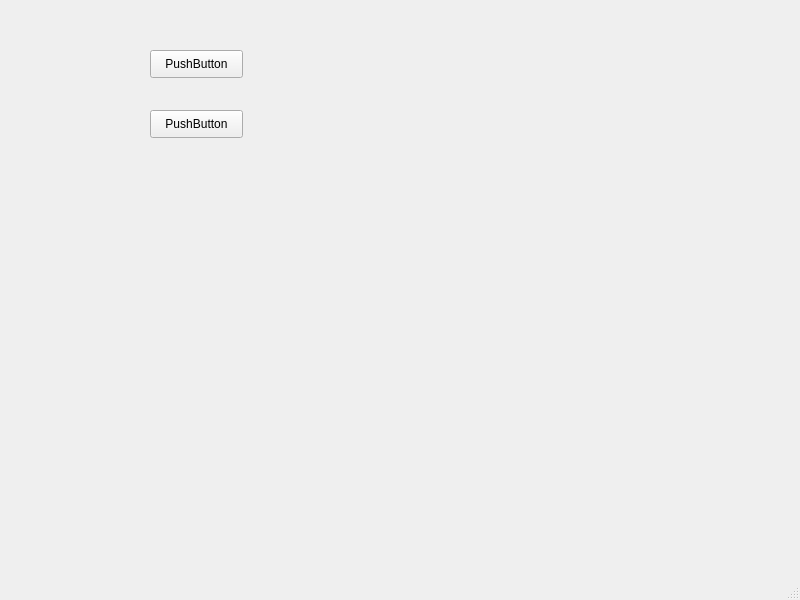
<?xml version="1.0" encoding="UTF-8"?>
<ui version="4.0">
 <class>MainWindow</class>
 <widget class="QMainWindow" name="MainWindow">
  <property name="geometry">
   <rect>
    <x>0</x>
    <y>0</y>
    <width>800</width>
    <height>600</height>
   </rect>
  </property>
  <property name="windowTitle">
   <string>MainWindow</string>
  </property>
  <widget class="QWidget" name="centralwidget">
   <widget class="QPushButton" name="pushButton">
    <property name="geometry">
     <rect>
      <x>150</x>
      <y>50</y>
      <width>93</width>
      <height>28</height>
     </rect>
    </property>
    <property name="text">
     <string>PushButton</string>
    </property>
   </widget>
   <widget class="QPushButton" name="pushButton_2">
    <property name="geometry">
     <rect>
      <x>150</x>
      <y>110</y>
      <width>93</width>
      <height>28</height>
     </rect>
    </property>
    <property name="text">
     <string>PushButton</string>
    </property>
   </widget>
  </widget>
  <widget class="QMenuBar" name="menubar">
   <property name="geometry">
    <rect>
     <x>0</x>
     <y>0</y>
     <width>800</width>
     <height>26</height>
    </rect>
   </property>
  </widget>
  <widget class="QStatusBar" name="statusbar"/>
 </widget>
 <resources/>
 <connections/>
</ui>
